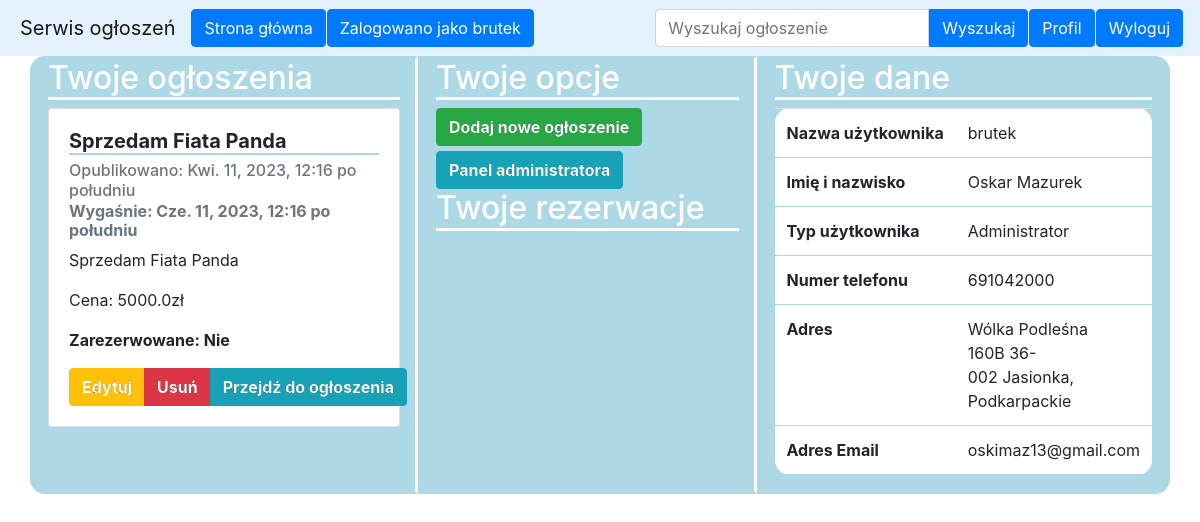
The page /profil/ (signed in) on the database as committed earlier.
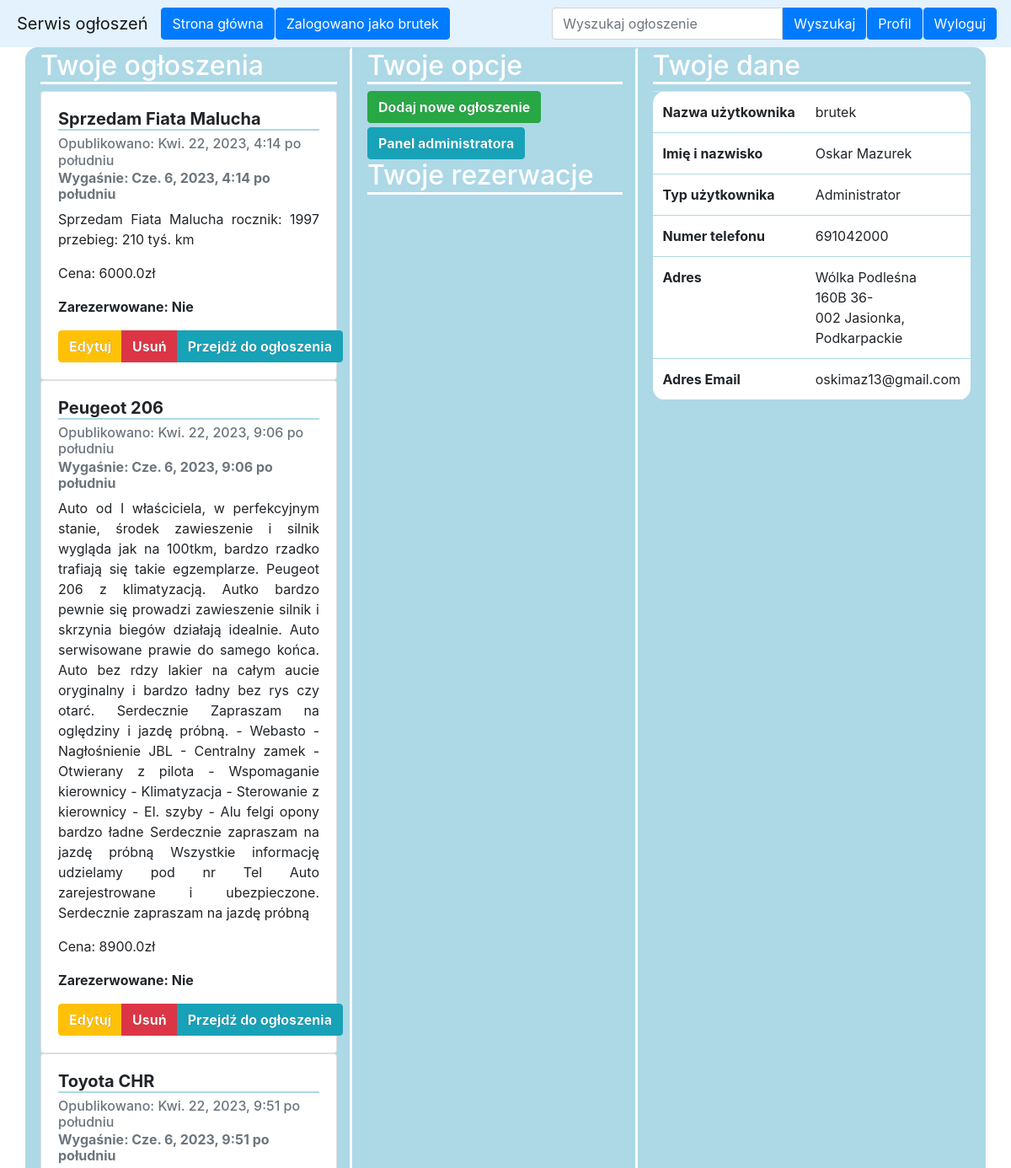
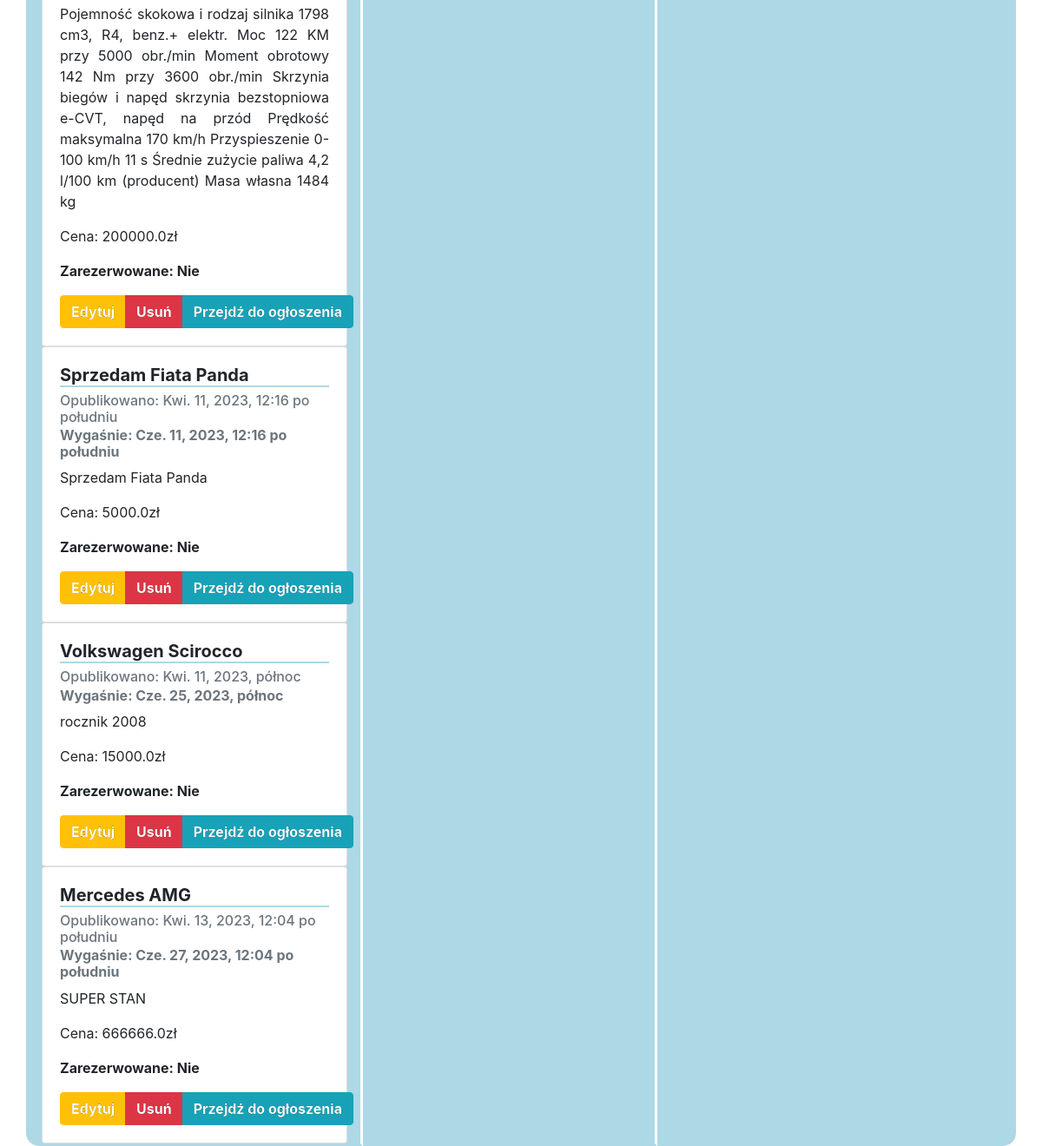
The same page on the database as committed later (2 pictures, top to bottom).
### SerwisOgloszenApp/models.py (models this page shows, shortened)
class Ad(models.Model):
    customer = models.ForeignKey(Customer, null=False, blank=False, on_delete=models.CASCADE)
    adName = models.CharField(max_length=100, null=False, blank=False)
    description = models.TextField(max_length=2000, null=False, blank=False)
    cost = models.FloatField(verbose_name='Cena', null=False, blank=False)
    publicationDate = models.DateTimeField()
    expirationDate = models.DateTimeField()
    taken = models.BooleanField(default=False)
    reserver = models.ForeignKey(Customer, null=True, blank=True, on_delete=models.CASCADE, default="",
                                    related_name='reserver')

class Customer(models.Model):
    user = models.OneToOneField(User, null=True, blank=True, on_delete=models.CASCADE)
    USER_TYPES = (('ADM', 'Administrator'), ('U', 'User'))
    userType = models.CharField(max_length=3, choices=USER_TYPES, default='U')
    name = models.CharField(max_length=20)
    surName = models.CharField(max_length=40)
    telNum = models.IntegerField(verbose_name='Numer telefonu', null=False, blank=False)
    street = models.CharField(max_length=40)
    city = models.CharField(max_length=40)
    zipCode = models.CharField(max_length=6)
    state = models.CharField(max_length=20)
    def displayUserType(self):
        if self.userType == 'ADM':
            return "Administrator"
        if self.userType == 'U':
            return "Użytkownik"

### SerwisOgloszenApp/views.py (the view)
# urls.py: path('profil/', views.profile, name='profile'),
@login_required
def profile(request):
    user = get_object_or_404(User, pk=request.user.id)
    customer = get_object_or_404(Customer, user=user)
    today = date.today()
    userAds = Ad.objects.filter(customer=customer, expirationDate__gte=today).order_by('-taken', 'expirationDate')
    reservedAds = Ad.objects.filter(reserver=customer, expirationDate__gte=today).order_by('expirationDate')
    return render(request, "profile.html",
                  {'userAds': userAds, 'customer': customer, 'reservedAds': reservedAds})

### templates/profile.html (shortened to what this page needs)
{% extends 'base.html' %}
{% load bootstrap4 %}
{% load bootstrap %}
{% block content %}
    <div class="container">
        <div class="row">
            <div class="col-sm" style="background-color: lightblue; border-style: solid;
            border-color: lightblue;
            border-bottom-left-radius: 15px;  border-top-left-radius: 15px;
            border-right-color: white; border-right-width: medium; ">
                <h2 style="color: white; border-bottom: white solid">Twoje ogłoszenia</h2>
                {% for userAd in userAds %}
                    <div class="card" style="width: 22rem;">
                        <div class="card-body">
                            <h5 class="card-title"
                                style="border-bottom: lightblue solid 2px; font-weight: bold">{{ userAd.adName }}</h5>
                            <h6 class="card-subtitle mb-2 text-muted">Opublikowano: {{ userAd.publicationDate }}</h6>
                            <h6 class="card-subtitle mb-2 text-muted" style="font-weight: bold">
                                Wygaśnie: {{ userAd.expirationDate }}</h6>
                            <p class="card-text" style="text-align: justify;">{{ userAd.description }}</p>
                            <p class="card-text">Cena: {{ userAd.cost }}zł</p>
                            {% if userAd.taken == False %}
                                <p class="card-text" style="font-weight: bolder;">Zarezerwowane:
                                    Nie</p>
                            {% endif %}
                            <div class="btn-group" role="group">
                                <a href="{% url 'editAd' userAd.pk %}" class="btn btn-warning"
                                   style="color: white; font-weight: bold; -webkit-text-stroke: 0.1px black;">Edytuj</a>
                                <a href="{% url 'deleteAd' userAd.pk %}" class="btn btn-danger"
                                   style="color: white; font-weight: bold; -webkit-text-stroke: 0.1px black;">Usuń</a>
                                <a href="{% url 'adDetails' userAd.pk %}" class="btn btn-info"
                                   style="color: white; font-weight: bold; -webkit-text-stroke: 0.1px black;">
                                    Przejdź&nbsp;do&nbsp;ogłoszenia</a>
                            </div>
                        </div>
                    </div>
                {% endfor %}
            </div>
            <div class="col-sm" style="background-color: lightblue; border-style: solid;
             border-color: lightblue; border-right-color: white; border-right-width: medium;">
                <h2 style="color: white; border-bottom: white solid">Twoje opcje</h2>
                <a href="{% url 'addAd' %}" class="btn btn-success"
                   style="color: white; font-weight: bold; -webkit-text-stroke: 0.1px black;">Dodaj nowe
                    ogłoszenie</a><br>
                {% if user.customer.userType == 'ADM' %}
                    <a id="a" href="{% url 'admin:index' %}">
                        <button class="btn btn-info"
                                style="color: white; margin-top: 5px; font-weight: bold; -webkit-text-stroke: 0.1px black;">
                            Panel administratora
                        </button>
                    </a>
                {% endif %}
                <h2 style="color: white; border-bottom: white solid">Twoje rezerwacje</h2>
            </div>
            <div class="col-sm" style="background-color: lightblue; border-style: solid;
            border-bottom-right-radius: 15px; border-color: lightblue; border-top-right-radius: 15px;">
                <h2 style="color: white; border-bottom: white solid">Twoje dane</h2>
                <table class="table"
                       style="border-radius: 15px; background-color: white; border-bottom-color: lightblue; border-top-color: lightblue">
                    <tbody>
                    <tr>
                        <th scope="row">Nazwa&nbsp;użytkownika</th>
                        <td>{{ customer.user.username }}</td>
                    </tr>
                    <tr>
                        <th scope="row">Imię i nazwisko</th>
                        <td>{{ customer.name }}&nbsp;{{ customer.surName }}</td>
                    </tr>
                    <tr>
                        <th scope="row">Typ użytkownika</th>
                        <td>{{ customer.displayUserType }}</td>
                    </tr>
                    <tr>
                        <th scope="row">Numer telefonu</th>
                        <td>{{ customer.telNum }}</td>
                    </tr>
                    <tr>
                        <th scope="row">Adres</th>
                        <td>{{ customer.street }}&nbsp;{{ customer.zipCode }}&nbsp;{{ customer.city }}, {{ customer.state }}</td>
                    </tr>
                    <tr>
                        <th scope="row">Adres Email</th>
                        <td>{{ customer.user.email }}</td>
                    </tr>
                    </tbody>
                </table>
            </div>
        </div>
    </div>
{% endblock content %}

### templates/base.html (shortened to what this page needs)
<!DOCTYPE html>
<html lang="en">
<head>
    {% load static %}
    <link rel="stylesheet" type="text/css" href="{% static 'styles/style.css' %}"/>
    <link href="https://cdn.jsdelivr.net/npm/bootstrap@5.2.0-beta1/dist/css/bootstrap.min.css" rel="stylesheet"
>
    <link rel="stylesheet" href="https://cdn.jsdelivr.net/npm/bootstrap@4.6.2/dist/css/bootstrap.min.css">
</head>
<body>
<nav style="padding-left: 20px; background-color: #e3f2fd;" class="navbar navbar-expand-lg navbar-light sticky-top">
    <a class="navbar-brand">Serwis ogłoszeń</a>
    <div class="navbar-collapse" id="navbarSupportedContent">
        <ul class="navbar-nav mr-auto">
            <li class="nav-item active">
                <a class="btn btn-primary" href="{% url 'showAllAds' %}">Strona&nbsp;główna</a>
            </li>
            {% if user.is_authenticated %}
                <li class="nav-item">
                    <a class="btn btn-primary"
                       style="margin-left: 1px; pointer-events: none;margin-right: 1px;">Zalogowano&nbsp;jako&nbsp;{{ user.username }}</a>
                </li>
            {% endif %}
        </ul>
        <div class="input-group">
            <form class="form-inline" style="position: absolute; right: 0; top: -19px;" method="POST"
                  action="{% url 'search' %}">
                <input type="search" class="form-control input-search"
                       style="border-bottom-right-radius: 0; border-top-right-radius: 0;"
                       placeholder="Wyszukaj ogłoszenie" aria-label="Search"
                       aria-describedby="search-addon" name="searched"/>
                <button type="submit" class="btn btn-primary"
                        style="border-bottom-left-radius: 0; border-top-left-radius: 0;">Wyszukaj
                </button>
            </form>
        </div>
        {% if user.is_authenticated %}
            <ul class="navbar-nav mr-auto">
                <li class="nav-item">
                    <a class="btn btn-primary" style="margin-left: 1px" href="{% url 'profile' %}">Profil</a>
                </li>
                <li class="nav-item">
                    <a class="btn btn-primary" style="margin-right: 1px; margin-left: 1px" href="{% url 'logout' %}">Wyloguj</a>
                </li>
            </ul>
        {% endif %}
    </div>
</nav>
{% block content %}{% endblock content %}
</body>
</html>

Rows that differ between the two databases and show on the page:
now on this page (row edited): Ad: adName "Sprzedam Fiata Malucha", publicationDate "Kwi. 22, 2023, 4:14 po południu", expirationDate "Cze. 6, 2023, 4:14 po południu", description "Sprzedam Fiata Malucha rocznik: 1997 przebieg: 210 tyś. km", cost "6000.0", taken "Zarezerwowane: Nie"
now on this page (row edited): Ad: adName "Peugeot 206", publicationDate "Kwi. 22, 2023, 9:06 po południu", expirationDate "Cze. 6, 2023, 9:06 po południu", description "Auto od I właściciela, w perfekcyjnym stanie, środek zawieszenie i silnik wygląda jak na 100tkm, bardzo rzadko trafiają się takie egzemplarze. Peugeot 206 z klimatyzacją. Autko bardzo pewnie się prowadzi zawieszenie silnik i skrzynia biegów działają idealnie. Auto serwisowane prawie do samego końca. Auto bez rdzy lakier na całym aucie oryginalny i bardzo ładny bez rys czy otarć. Serdecznie Zapraszam na oględziny i jazdę próbną. - Webasto - Nagłośnienie JBL - Centralny zamek - Otwierany z pilota - Wspomaganie kierownicy - Klimatyzacja - Sterowanie z kierownicy - El. szyby - Alu felgi opony bardzo ładne Serdecznie zapraszam na jazdę próbną Wszystkie informację udzielamy pod nr Tel Auto…", cost "8900.0", taken "Zarezerwowane: Nie"
now on this page (row edited): Ad: adName "Toyota CHR", publicationDate "Kwi. 22, 2023, 9:51 po południu", expirationDate "Cze. 6, 2023, 9:51 po południu", description "Pojemność skokowa i rodzaj silnika 1798 cm3, R4, benz.+ elektr. Moc 122 KM przy 5000 obr./min Moment obrotowy 142 Nm przy 3600 obr./min Skrzynia biegów i napęd skrzynia bezstopniowa e-CVT, napęd na przód Prędkość maksymalna 170 km/h Przyspieszenie 0-100 km/h 11 s Średnie zużycie paliwa 4,2 l/100 km (producent) Masa własna 1484 kg", cost "200000.0", taken "Zarezerwowane: Nie"
now on this page (row edited): Ad: adName "Volkswagen Scirocco", publicationDate "Kwi. 11, 2023, północ", expirationDate "Cze. 25, 2023, północ", description "rocznik 2008", cost "15000.0", taken "Zarezerwowane: Nie"
now on this page (row edited): Ad: adName "Mercedes AMG", publicationDate "Kwi. 13, 2023, 12:04 po południu", expirationDate "Cze. 27, 2023, 12:04 po południu", description "SUPER STAN", cost "666666.0", taken "Zarezerwowane: Nie"
